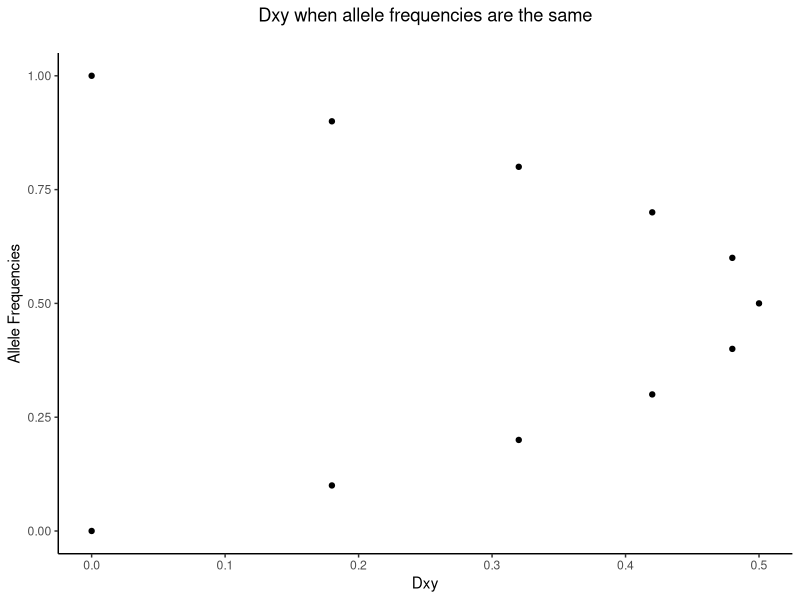
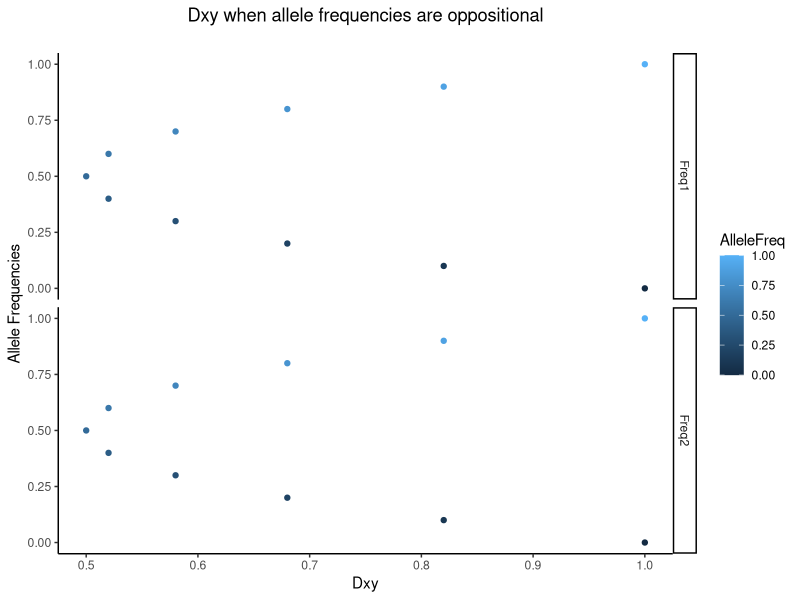
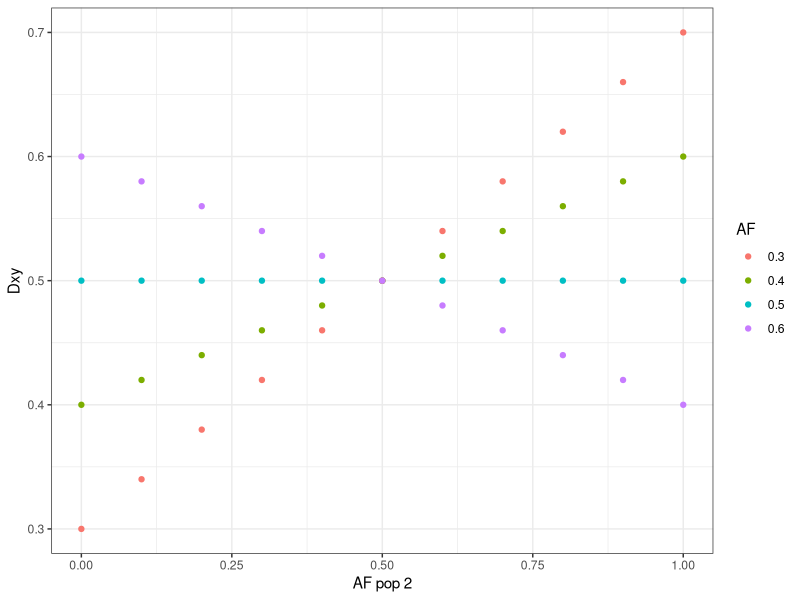

R code for these plots, in order: (Note: this script raises an error after producing the figures.)
## ---- chunk 1
knitr::opts_chunk$set(echo = TRUE, warning=FALSE, message=FALSE)
## ---- chunk 2
library(tidyverse)
## ---- chunk 3
dummy1<-read_tsv("dxy/dummy1.txt")
dummy2<-read_tsv("dxy/dummy2.txt")
dummy3<-read_tsv("dxy/dummy3.txt")

dummy1
dummy2
dummy3
## ---- chunk 4
d1d1<-read_tsv("dxy/dummy1-dummy1.tsv")
d1d2<-read_tsv("dxy/dummy1-dummy2.tsv")
d1d3<-read_tsv("dxy/dummy1-dummy3.tsv")
d1d4<-read_tsv("dxy/dummy1-dummy4.tsv")
d1d5<-read_tsv("dxy/dummy1-dummy5.tsv")
d1d6<-read_tsv("dxy/dummy1-dummy6.tsv")

## ---- chunk 5
ggplot(d1d1) +
  geom_point(aes(x=Dxy, y=position)) +
  theme_classic() +
  ylab("Allele Frequencies") +
  ggtitle("Dxy when allele frequencies are the same\n") +
  theme(plot.title = element_text(hjust=0.5))
## ---- chunk 6
d1d2df<-d1d2 %>% mutate(position2=1-position) %>% select(chromo,Dxy,position,position2) %>% 
  rename(Freq1=position, Freq2=position2) %>% gather(key=Position, value=AlleleFreq, 3:4)
## ---- chunk 7
ggplot(d1d2df, aes(x=Dxy, y=AlleleFreq, color=AlleleFreq)) +
  geom_point() +
  theme_classic() +
  ylab("Allele Frequencies") +
  ggtitle("Dxy when allele frequencies are oppositional\n") +
  theme(plot.title = element_text(hjust=0.5)) +
  facet_grid(Position ~ .)
## ---- chunk 8
d3<-d1d3 %>% mutate(AF=0.5)
d4<-d1d4 %>% mutate(AF=0.4)
d5<-d1d5 %>% mutate(AF=0.3)
d6<-d1d6 %>% mutate(AF=0.6)

combo<-bind_rows(d3,d4,d5,d6)
combo$AF<-as.factor(combo$AF)
## ---- chunk 9
ggplot(combo) +
  geom_point(aes(x=position, y=Dxy, color=AF)) +
  xlab("AF pop 2") +
  theme_bw()

## ---- chunk 10
kept96<-read_tsv("meta/kept96.tsv")

kept96 %>% group_by(CrossType) %>% summarize(Count=n())
## ---- chunk 11
write_tsv(kept96 %>% filter(CrossType=="HDI") %>% select(String), col_names = FALSE, file = "bamlists/testHDI.bamlist")
write_tsv(kept96 %>% filter(CrossType=="LDI") %>% select(String), col_names = FALSE, file = "bamlists/testLDI.bamlist")
